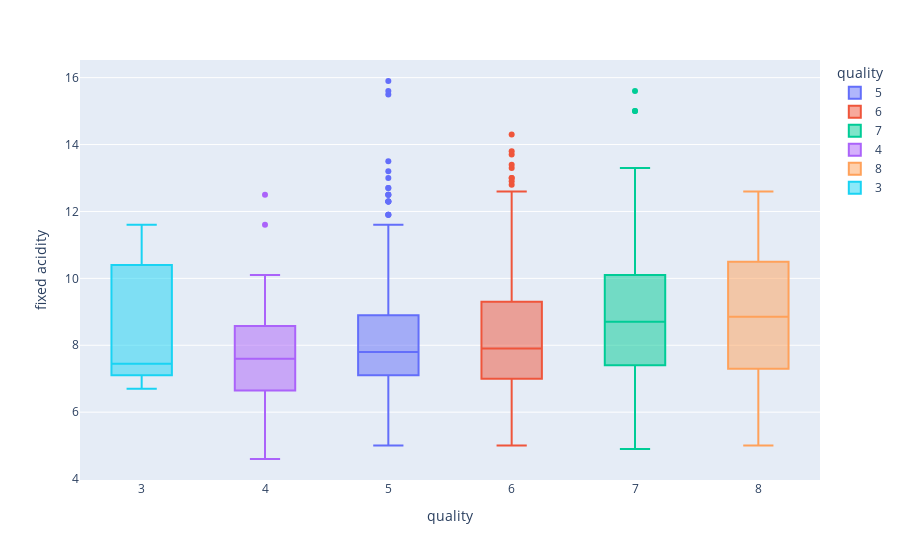

This figure's notebook cell:
### Markdown cell above
We can see that more aclohol increases the quality of the wine but the data is more spread out, so it is not the only factort that affects the quality of the wine

### Code cell
fig = px.box(df, x="quality", y = "fixed acidity", color="quality", hover_name="quality")
fig.show()

### Figure 1 — Plotly figure (JSON) as saved in the notebook; plotly's stock layout.template omitted (floating-point values rounded to 4 significant figures; data arrays with more than 128 entries replaced by an {"elided": "..."} marker saying what was removed)
{"data": [{"alignmentgroup": "True", "hovertemplate": "<b>%{hovertext}</b><br><br>quality=%{x}<br>fixed acidity=%{y}<extra></extra>", "hovertext": {"elided": "483 int values"}, "legendgroup": "5", "marker": {"color": "#636efa"}, "name": "5", "notched": false, "offsetgroup": "5", "orientation": "v", "showlegend": true, "type": "box", "x": {"elided": "483 int values"}, "x0": " ", "xaxis": "x", "y": {"elided": "483 float values"}, "y0": " ", "yaxis": "y"}, {"alignmentgroup": "True", "hovertemplate": "<b>%{hovertext}</b><br><br>quality=%{x}<br>fixed acidity=%{y}<extra></extra>", "hovertext": {"elided": "462 int values"}, "legendgroup": "6", "marker": {"color": "#EF553B"}, "name": "6", "notched": false, "offsetgroup": "6", "orientation": "v", "showlegend": true, "type": "box", "x": {"elided": "462 int values"}, "x0": " ", "xaxis": "x", "y": {"elided": "462 float values"}, "y0": " ", "yaxis": "y"}, {"alignmentgroup": "True", "hovertemplate": "<b>%{hovertext}</b><br><br>quality=%{x}<br>fixed acidity=%{y}<extra></extra>", "hovertext": {"elided": "143 int values"}, "legendgroup": "7", "marker": {"color": "#00cc96"}, "name": "7", "notched": false, "offsetgroup": "7", "orientation": "v", "showlegend": true, "type": "box", "x": {"elided": "143 int values"}, "x0": " ", "xaxis": "x", "y": {"elided": "143 float values"}, "y0": " ", "yaxis": "y"}, {"alignmentgroup": "True", "hovertemplate": "<b>%{hovertext}</b><br><br>quality=%{x}<br>fixed acidity=%{y}<extra></extra>", "hovertext": [4, 4, 4, 4, 4, 4, 4, 4, 4, 4, 4, 4, 4, 4, 4, 4, 4, 4, 4, 4, 4, 4, 4, 4, 4, 4, 4, 4, 4, 4, 4, 4, 4], "legendgroup": "4", "marker": {"color": "#ab63fa"}, "name": "4", "notched": false, "offsetgroup": "4", "orientation": "v", "showlegend": true, "type": "box", "x": [4, 4, 4, 4, 4, 4, 4, 4, 4, 4, 4, 4, 4, 4, 4, 4, 4, 4, 4, 4, 4, 4, 4, 4, 4, 4, 4, 4, 4, 4, 4, 4, 4], "x0": " ", "xaxis": "x", "y": [8.8, 4.6, 8.3, 8.3, 5, 9.2, 7.6, 7.3, 7.9, 6.9, 7, 8.1, 12.5, 9.9, 10.1, 8.3, 7.5, 9.1, 6.9, 7.5, 11.6, 7.3, 8.4, 6.5, 8.8, 8.1, 6.5, 6.3, 8.5, 6.4, 6.2, 6.7, 5.6], "y0": " ", "yaxis": "y"}, {"alignmentgroup": "True", "hovertemplate": "<b>%{hovertext}</b><br><br>quality=%{x}<br>fixed acidity=%{y}<extra></extra>", "hovertext": [8, 8, 8, 8, 8, 8, 8, 8, 8, 8, 8, 8, 8, 8, 8, 8], "legendgroup": "8", "marker": {"color": "#FFA15A"}, "name": "8", "notched": false, "offsetgroup": "8", "orientation": "v", "showlegend": true, "type": "box", "x": [8, 8, 8, 8, 8, 8, 8, 8, 8, 8, 8, 8, 8, 8, 8, 8], "x0": " ", "xaxis": "x", "y": [7.9, 10.3, 5.6, 12.6, 11.3, 9.4, 10.7, 10.7, 5, 9.1, 10, 7.9, 8.6, 7.2, 7.2, 7.4], "y0": " ", "yaxis": "y"}, {"alignmentgroup": "True", "hovertemplate": "<b>%{hovertext}</b><br><br>quality=%{x}<br>fixed acidity=%{y}<extra></extra>", "hovertext": [3, 3, 3, 3, 3, 3], "legendgroup": "3", "marker": {"color": "#19d3f3"}, "name": "3", "notched": false, "offsetgroup": "3", "orientation": "v", "showlegend": true, "type": "box", "x": [3, 3, 3, 3, 3, 3], "x0": " ", "xaxis": "x", "y": [11.6, 10.4, 7.6, 7.3, 7.1, 6.7], "y0": " ", "yaxis": "y"}], "layout": {"autosize": true, "boxmode": "overlay", "legend": {"title": {"text": "quality"}, "tracegroupgap": 0}, "margin": {"t": 60}, "xaxis": {"anchor": "y", "autorange": true, "categoryarray": [5, 6, 7, 4, 8, 3], "categoryorder": "array", "domain": [0, 1], "range": [2.5, 8.5], "title": {"text": "quality"}, "type": "linear"}, "yaxis": {"anchor": "x", "autorange": true, "domain": [0, 1], "range": [3.972, 16.53], "title": {"text": "fixed acidity"}, "type": "linear"}}}
